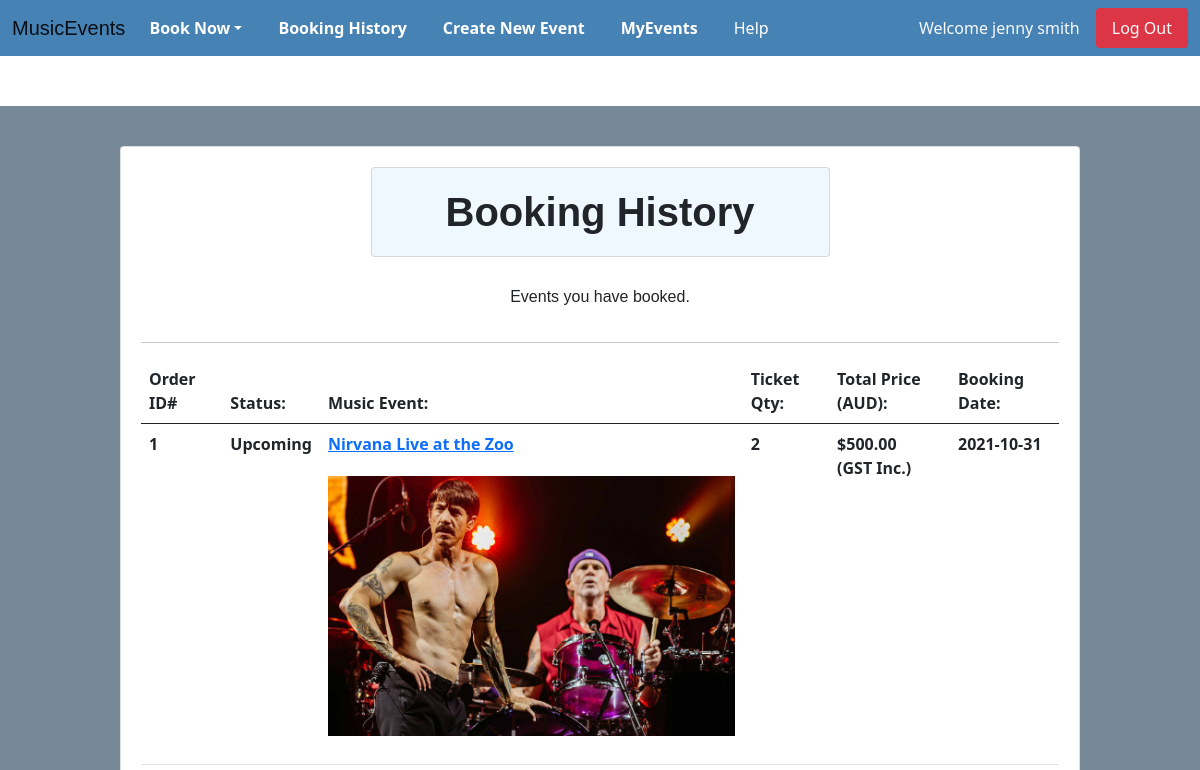
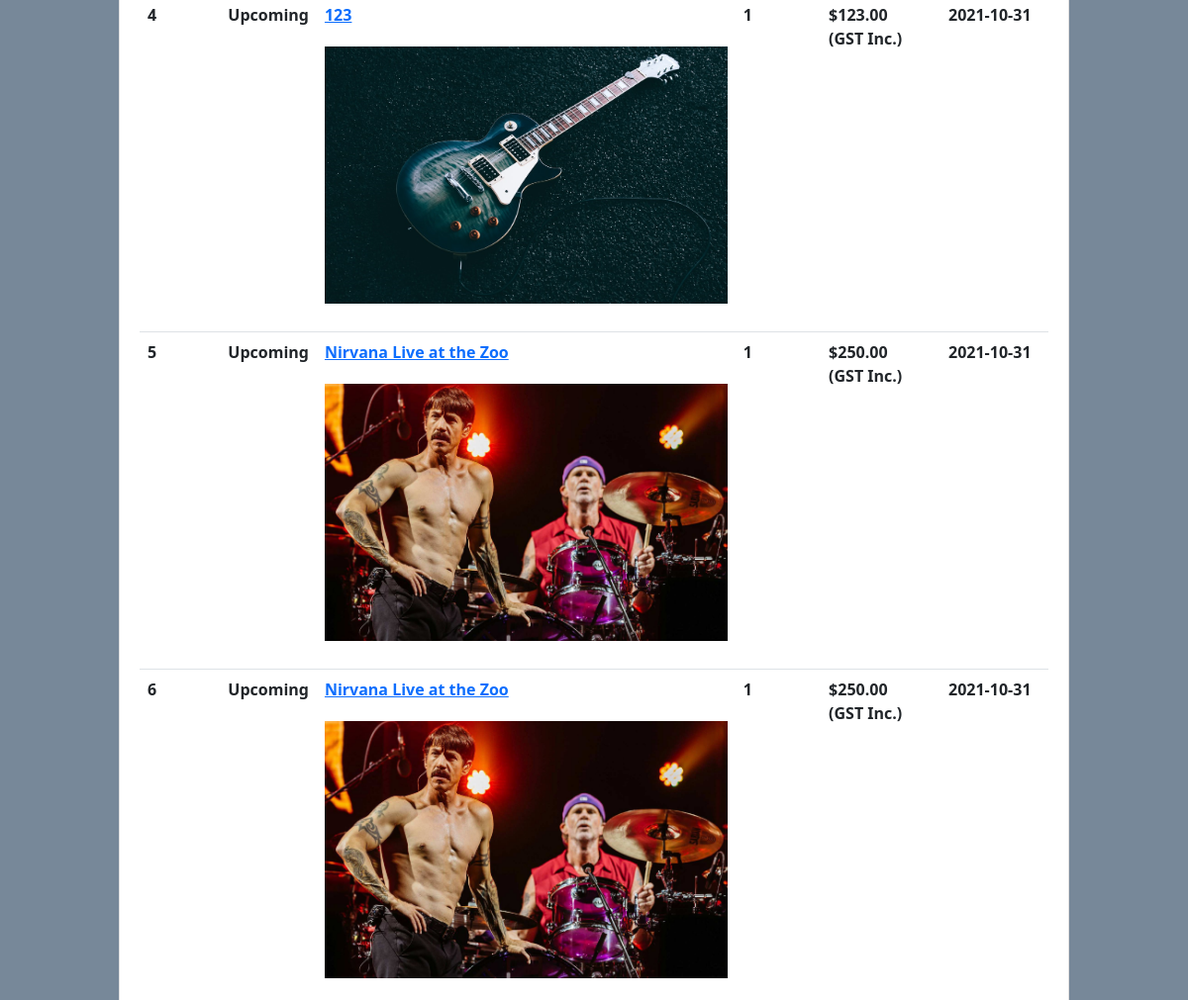
Before: /events/booking_history (signed in, upper part) with the older database file (2 pictures, top to bottom).
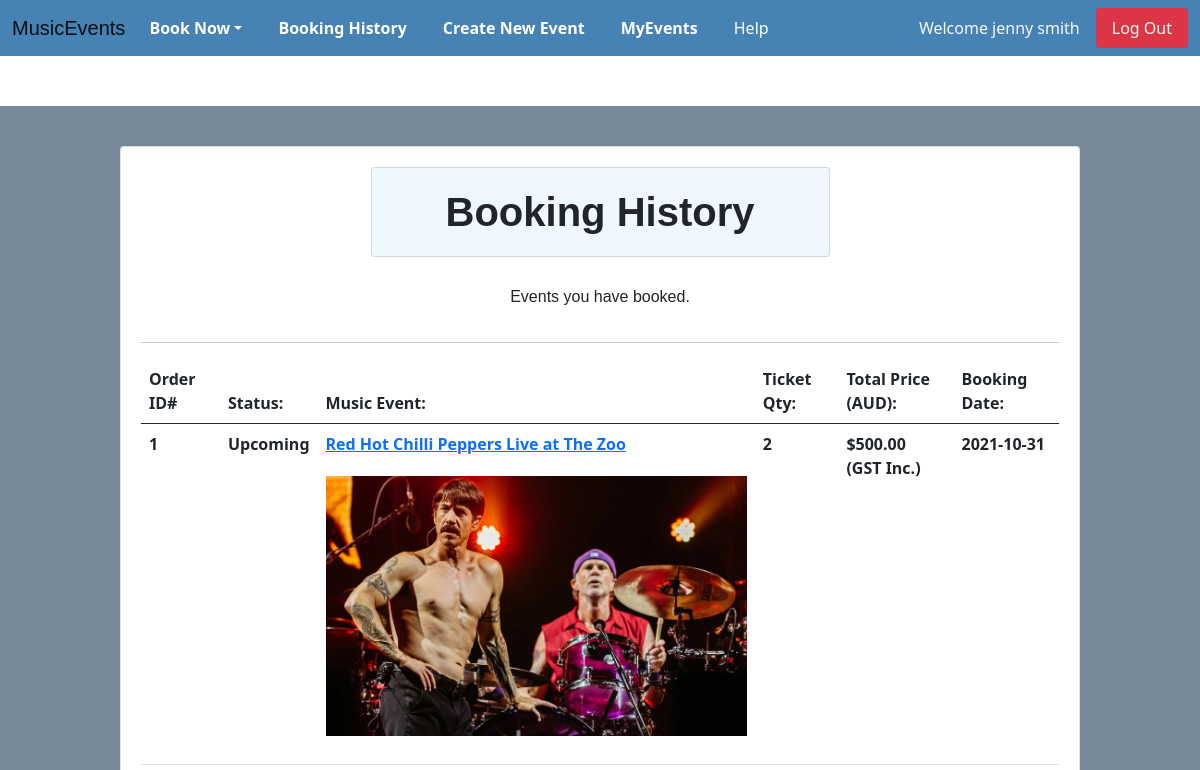
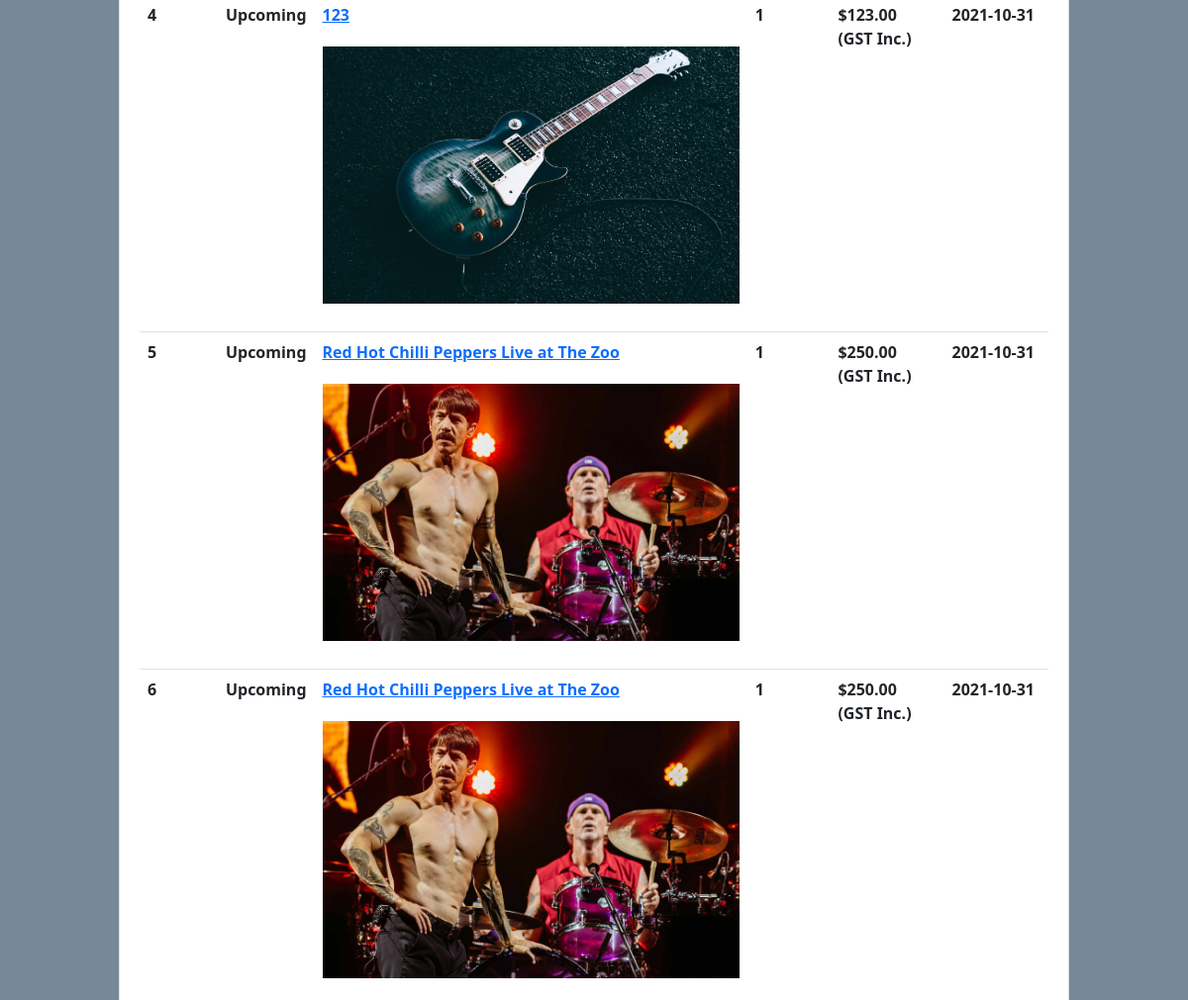
After: the same page with the newer database file (2 pictures, top to bottom).
### website/models.py (models this page shows, shortened)
class User(db.Model, UserMixin):
    __tablename__='users' # good practice to specify table name
    id = db.Column(db.Integer, primary_key=True)
    name = db.Column(db.String(100), index=True)
    emailid = db.Column(db.String(100), index=True, nullable=False, unique = True)
    password_hash = db.Column(db.String(255), nullable=False)
    comments = db.relationship('Comment', backref='user')
    booking = db.relationship('Booking', backref='user')
    event = db.relationship('Event', backref='user')

class Booking(db.Model):
    __tablename__ = 'booking'
    booking_Id = db.Column(db.Integer, primary_key=True)
    booking_date = db.Column(db.Date, default=datetime.now())
    price = db.Column(db.Integer)
    quantity = db.Column(db.Integer, default = 1)
    user_id = db.Column(db.Integer, db.ForeignKey('users.id'))
    events_id = db.Column(db.Integer, db.ForeignKey('events.id'))

class Event_Status(db.Model):
    __tablename__ = 'event_status'
    id = db.Column(db.Integer,primary_key=True)
    events_id = db.Column(db.Integer, db.ForeignKey('events.id'))
    status = db.Column(db.String(10))
    def __repr__(self):
        return "{}".format(self.status)

class Event(db.Model):
    __tablename__ = 'events'
    id = db.Column(db.Integer, primary_key=True)
    name = db.Column(db.String(80))
    artist = db.Column(db.String(80))
    date = db.Column(db.DateTime(20))
    venue = db.Column(db.String(80))
    venue_address = db.Column(db.String(255))
    city = db.Column(db.String(60))
    state = db.Column(db.String(10))
    zipcode = db.Column(db.Integer)
    category = db.Column(db.String(20))
    ages = db.Column(db.String(20))
    description = db.Column(db.String(200))
    price = (db.Column(db.Numeric(5,2)))
    quota = db.Column(db.Integer, default = 1)
    image = db.Column(db.String(400))
    owner = db.Column(db.Integer, db.ForeignKey('users.id'))
    comments = db.relationship('Comment', backref='events')
    booking = db.relationship('Booking', backref='events')
    status = db.relationship('Event_Status', backref='events')

### website/events.py (the view)
@bp.route('/booking_history', methods = ['GET', 'POST'])
@login_required
def booking_history():
  records = db.session.query(Booking, Event).filter(Booking.events_id == Event.id).filter_by(user_id=current_user.id)
  return render_template('events/booking_history.html', records = records)

### website/__init__.py (called while the page is built)
def create_app():
   app=Flask(__name__)  # this is the name of the module/package that is calling this app
   app.debug=True
   app.secret_key='utroutoru'
   UPLOAD_FOLDER = '/static/image'
   app.config['UPLOAD_FOLDER'] = UPLOAD_FOLDER
   app.config['SQLALCHEMY_DATABASE_URI']='sqlite:///sitedata.sqlite'
   db.init_app(app)
   bootstrap = Bootstrap(app)
   login_manager = LoginManager()
   login_manager.login_view='auth.login'
   login_manager.init_app(app)
   from .models import User  # importing here to avoid circular references
   @login_manager.user_loader
   def load_user(user_id):
      return User.query.get(int(user_id))
   from . import views
   app.register_blueprint(views.mainbp)
   from . import events
   app.register_blueprint(events.bp)
   from . import auth
   app.register_blueprint(auth.bp)
   return app

### website/templates/events/booking_history.html (shortened to what this page needs)
{% extends 'base.html' %}
{% import "bootstrap/wtf.html" as wtf %}
{% block content %}
<div class="container-fluid backgroundCustom  margin4">
    <div class = "row pad ">
      <div class=" card center pad margintop" style="width: 60rem;">
        <h1 class = "text-center pad changeFont card backgroundCustom2 center"><strong>Booking History</strong></h1>
        <h6 class = "text-center changeFont pad">Events you have booked.</h6>
        <hr>
        <div class="col-sm-12 col-md-12 col-lg-12">
          <div class="table-responsive-xl">
            <table class="table">
              <thead>
                <tr>
                  <th scope="col"><b>Order ID#</b></th>
                  <th scope="col"><b>Status:</b></th>
                  <th scope="col"><b>Music Event:</b></th>
                  <th scope="col"><b>Ticket Qty:</b></th>
                  <th scope="col"><b>Total Price (AUD):</b></th>
                  <th scope="col"><b>Booking Date:</b></th>
                </tr>
              </thead>
              <tbody>
                {% for record in records %}
                  <tr>
                      <th scope="row"><b>{{record[0].booking_Id}}</b></th>
                      <th scope="row">{{record[1].status[0]}}</th>
                      <th scope ="row"><a href="{{url_for('events.show', id=record[0].events_id)}}">{{record[1].name}}</a>
                        <img src="{{record[1].image}}" class="card-img-top pad" alt="Responsive image"></th>
                      <th scope="row">{{record[0].quantity}}</th>
                      <th scope="row">${{record[1].price * record[0].quantity}}<br>(GST Inc.)</br></th>
                      <th scope="row">{{record[0].booking_date}}</th>
                  </tr>
                {% endfor %}
              </tbody>
            </table>
          </div>
        </div>
      </div>
    </div>
</div>
{% endblock %}

### website/templates/base.html (shortened to what this page needs)
<!DOCTYPE html>
<html>
    <head>
        <link href="https://cdn.jsdelivr.net/npm/bootstrap@5.1.0/dist/css/bootstrap.min.css" rel="stylesheet">
        <link rel="stylesheet" type="text/css" href="{{ url_for('static', filename='stylesheet/stylesheet.css') }}">
    </head>
    <body>
        <header>
            <nav class="navbar navbar-expand-lg navbar-light navbar-custom">
                <div class="container-fluid">
                    <a class="navbar-brand changeFont" href="/">MusicEvents</a>
                    <div class="collapse navbar-collapse" id="navbarSupportedContent">
                        <ul class="navbar-nav me-auto mb-2 mb-lg-0">
                        <li class="nav-item dropdown">
                            <a class="nav-link dropdown-toggle " href="#" id='CatBar' role="button" data-bs-toggle="dropdown" aria-expanded="false"><strong>Book Now</strong></a>
                        </li>
                        <li class="nav-item">
                            <a class="nav-link" href="{{ url_for('events.booking_history') }}" id = 'CatBar'><strong>Booking History</strong></a>
                        </li>
                        <li class="nav-item">
                            <a class="nav-link" href="{{ url_for('events.create') }}" id = 'CatBar'><strong>Create New Event</strong></a>
                        </li>
                        <li class="nav-item">
                            <a class="nav-link" href="{{ url_for('events.my_events') }}" id = 'CatBar'><strong>MyEvents</strong></a>
                        </li>
                        <li class="nav-item">
                            <a class="nav-link" href="/help" id = 'CatBar'>Help</a>
                        </li>
                        </ul>
                        <form class="d-flex">
                            {% if current_user.is_authenticated %}
                            <a class="nav-item nav-link  text-light disabled" href="#">Welcome {{current_user.name}}</a>
                            <a class="nav-item nav-link btn-danger text-light rounded " href="{{ url_for('auth.logout') }}">Log Out</a>
                            {% else %}
                            <a class="nav-item nav-link text-light margin3" href="{{ url_for('auth.register') }}">Register</a>
                            <a class="nav-item nav-link btn-primary text-light rounded" href="{{ url_for('auth.login') }}"><b>Log In</b></a>
                            {% endif %}
                        </form>
                    </div>
                </div>
            </nav>
        </header>
            {% block content %}
            {% endblock %}
    </body>
</html>

### website/static/stylesheet/stylesheet.css (style rules this page uses)
.card-img-top { width: 100%; height: 25vw; object-fit: cover; }
.card { margin: 0 auto; float: none; margin-bottom: 10px; margin-left: 30px; margin-right: 30px; padding: 10px 20px; }
li { margin-right: 20px; }
a#CatBar { color: white !important; }
h1 { padding: 40px; }
.center { display: block; margin-left: auto; margin-right: auto; width: 50%; }
.navbar-custom { background-color: #4682b4; }
.backgroundCustom { background-color: #778899; }
.pad { padding-top: 20px; padding-bottom: 20px; }
.margin4 { margin-top: 50px; margin-bottom: 50px; }
.changeFont { font-family: 'Lucida Sans', 'Lucida Sans Regular', 'Lucida Grande', 'Lucida Sans Unicode', Geneva, Verdana, sans-serif; }
.margintop { margin-top: 20px; }
.backgroundCustom2 { background-color:#F0F8FF; }

Changed rows visible on the page:
changed through a linked row, Booking id 1: name "Nirvana Live at the Zoo" → "Red Hot Chilli Peppers Live at The Zoo"
changed through a linked row, Booking id 5: name "Nirvana Live at the Zoo" → "Red Hot Chilli Peppers Live at The Zoo"
changed through a linked row, Booking id 6: name "Nirvana Live at the Zoo" → "Red Hot Chilli Peppers Live at The Zoo"
